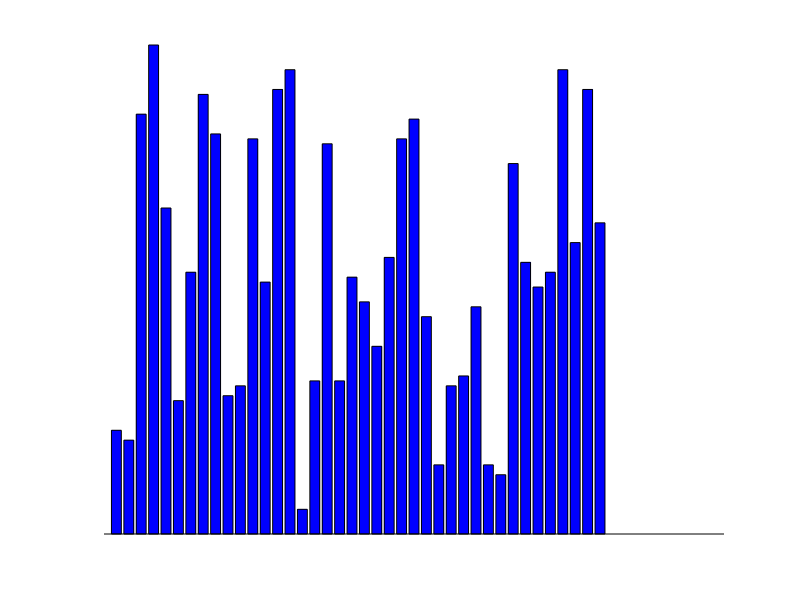

The MATLAB script that drew this image: (Note: this script raises an error after producing the figure.)
%Bubble Sort
%bubble sort algorithm works by iterating through adjacent elements
%first loop  itterates through elements i = 1 to i=n
%second loop iterates through elements k = 1 to k=n-1
%if  kth eleemnt is bigger than k+1 th element the elements swap values


%creates a random integer array
array= randi([1,100],1,40)

%visualizes bubble sort algorithm with bar chart
index=1:size(array,2);
figure(1)
cla
hold on
bars = bar(index,array,'FaceColor','b');
axis off
y=max(array);
ylim([0,y]);


bubblesorted_array=BubbleSort(array,bars)

%function for bubble sort
function k = BubbleSort(array,bars)

n=size(array,2);

for i= 1:n

    for k=1:n-1
        if array(k)> array(k+1)
            % swap k with k+1
            temp=array(k);
            array(k)= array(k+1);
            array(k+1)=temp;
        end

    end
  %update bar chart, waits for 0.3 seconds to help see how the algorithm
  %works
    bars.YData= array;
    pause(0.1)
    drawnow()
end
%bar charts turns to green when the algortihm is completed
bars.FaceColor='g';
end